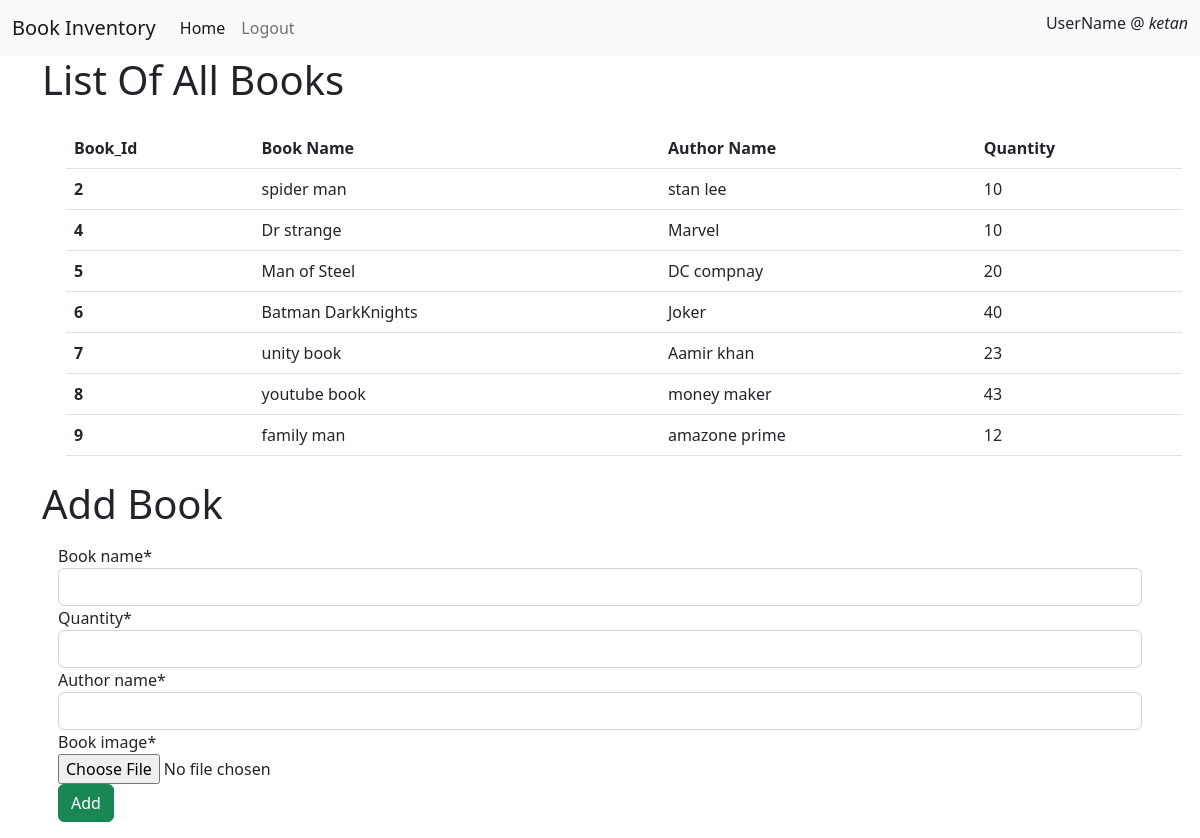
Before: /Add_Book (signed in) with the older database file.
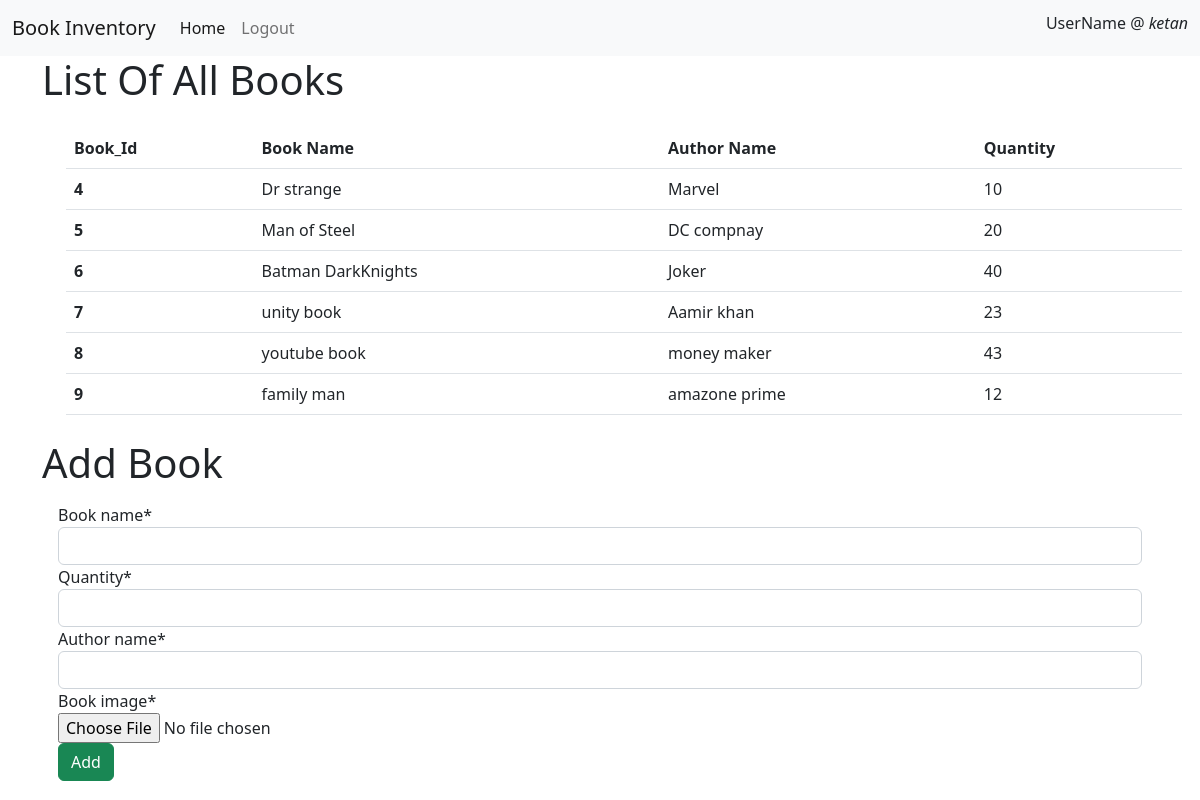
After: the same page with the newer database file.
### store/models.py (models this page shows, shortened)
class Books(models.Model):
    book_name = models.CharField(max_length=100, null=True)
    quantity = models.PositiveIntegerField(null=True)
    author_name = models.CharField(max_length=100, null=True)
    book_image = models.ImageField(default='default.jpg',upload_to='Book_Images')

### store/views.py (the view)
# urls.py: path('Add_Book',views.Add_Book,name='Add_Book'),
@login_required(login_url='user_login')
def Add_Book(request):
    if request.method == 'POST':
                form = BooksForm(request.POST)
                if form.is_valid():
                    form.save()
                    form = BooksForm()
                    return redirect("")
    else:
        form = BooksForm()
        book = Books.objects.all()
    context={
        'form':form,
        'books':book
    }
    return render(request, 'dashboard/Add_book.html',context)

### store/forms.py
class BooksForm(forms.ModelForm):
    class Meta:
        model = Books
        fields = '__all__'

### templates/dashboard/Add_book.html (shortened to what this page needs)
{% extends 'base.html' %} {%block title%} Register Store {% endblock %}
{% load crispy_forms_tags %}
{% block content %}
<div class="container">
<h1>List Of All Books</h1>
  <table class="table m-4">
    <thead>
      <tr>
        <th scope="col"> Book_Id </th>
        <th scope="col"> Book Name </th>
        <th scope="col"> Author Name </th>
        <th scope="col">Quantity</th>
      </tr>
    </thead>
    <tbody>
      {% for book in books %}
      <tr>
        <th scope="row">{{book.id}}</th>
        <td>{{book.book_name}}</td>
        <td>{{book.author_name}}</td>
        <td>{{book.quantity}}</td>
    </tr>
    {%endfor %}
    </tbody>
  </table>
  <h1>Add Book</h1>
  <form method="POST"  class="m-3">
    {{ form|crispy }}
    <input class="btn btn-success btn-block" type="submit" value="Add">
  </form>
</div>
{% endblock %}

Changed rows visible on the page:
removed Books: id "2", book_name "spider man", author_name "stan lee", quantity "10"
